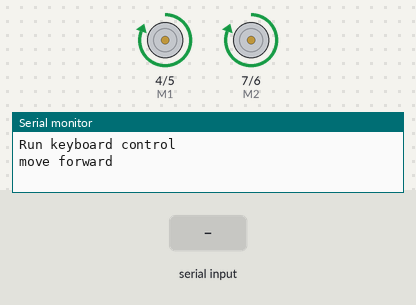
Simulated run of this sketch. Board: Arduino Uno, built with avr-gcc and run on an emulated ATmega328P. Parts: direction and speed pins drawn as motors (green arrow = direction pin HIGH = forward, orange = LOW = backward, longer = more drive), the last lines printed to the serial monitor. The inputs (shaded band) are chosen by the test bench.

Above: at 1.2 s.
1.3 s: "s" received over Serial
At 2.1 s:
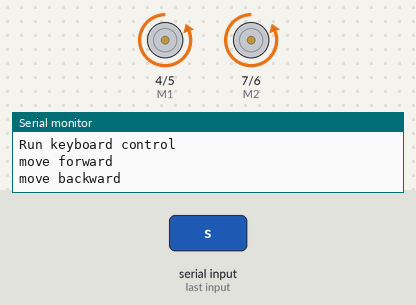
2.8 s: "a" received over Serial
At 3.3 s:
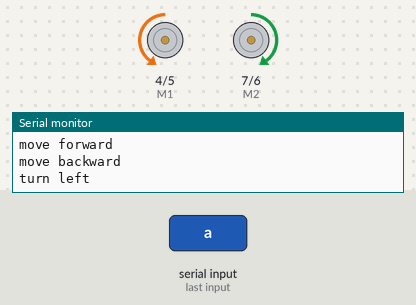
4.3 s: "d" received over Serial
At 5.5 s:
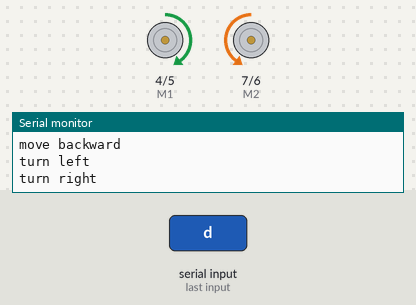
5.8 s: "x" received over Serial
At 6.8 s:
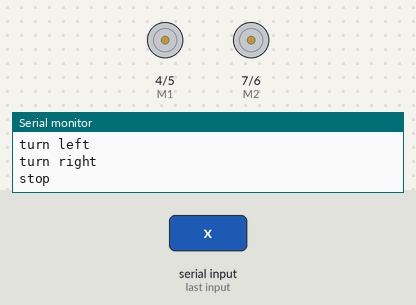
7.3 s: "w" received over Serial
At 7.9 s:
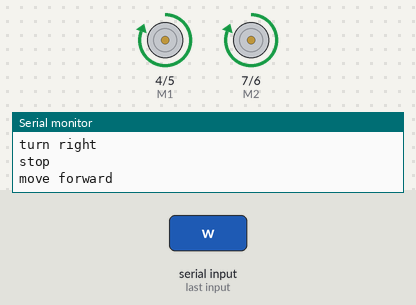
8.8 s: "s" received over Serial
At 10.2 s:
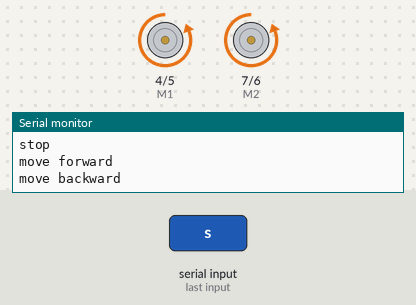
Timing chart, 0 to 11.3 s (numbered marks = the images above; inputs shaded):
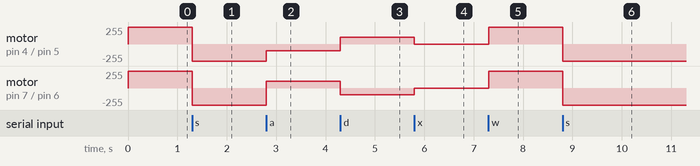

The sketch:

dfrobot4wd.ino
```cpp
//Standard PWM DC control
int E1 = 5;     //M1 Speed Control
int E2 = 6;     //M2 Speed Control
int M1 = 4;    //M1 Direction Control
int M2 = 7;    //M1 Direction Control

///For previous Romeo, please use these pins.
//int E1 = 6;     //M1 Speed Control
//int E2 = 9;     //M2 Speed Control
//int M1 = 7;    //M1 Direction Control
//int M2 = 8;    //M1 Direction Control

boolean starting = true;

void stop(void)                    //Stop
{
  Serial.println("stop");
  digitalWrite(E1,LOW);
  digitalWrite(E2,LOW);
}
void advance(char a,char b)          //Move forward
{
  Serial.println("move forward");
  analogWrite (E1,a);      //PWM Speed Control
  digitalWrite(M1,HIGH);
  analogWrite (E2,b);
  digitalWrite(M2,HIGH);
}
void back_off (char a,char b)          //Move backward
{
  Serial.println("move backward");
  analogWrite (E1,a);
  digitalWrite(M1,LOW);
  analogWrite (E2,b);
  digitalWrite(M2,LOW);
}
void turn_L (char a,char b)             //Turn Left
{
  Serial.println("turn left");
  analogWrite (E1,a);
  digitalWrite(M1,LOW);
  analogWrite (E2,b);
  digitalWrite(M2,HIGH);
}
void turn_R (char a,char b)             //Turn Right
{
  Serial.println("turn right");
  analogWrite (E1,a);
  digitalWrite(M1,HIGH);
  analogWrite (E2,b);
  digitalWrite(M2,LOW);
}
void setup(void)
{
  int i;
  for(i=4;i<=7;i++)
    pinMode(i, OUTPUT);
  Serial.begin(19200);      //Set Baud Rate
  Serial.println("Run keyboard control");
}
void loop(void)
{
  if (starting) {
            advance (255,255);   //move forward in max speed
            starting = false;
  } else {


  if(Serial.available()){
    char val = Serial.read();
    if(val != -1)
    {
      switch(val)
      {
      case 'w'://Move Forward
        advance (255,255);   //move forward in max speed
        break;
      case 's'://Move Backward
        back_off (255,255);   //move back in max speed
        break;
      case 'a'://Turn Left
        turn_L (100,100);
        break;
      case 'd'://Turn Right
        turn_R (100,100);
        break;
      case 'z':
        Serial.println("Hello");
        break;
      case 'x':
        stop();
        break;
      }
    }
    else stop();
  }


   }
}
```

Measured:
- after the input at 1.3 s, motor on pin 4 (M1) / pin 5 (E1), motor on pin 7 (M2) / pin 6 (E2): forward 255/255 → backward 255/255 at once
- after the input at 2.8 s, motor on pin 4 (M1) / pin 5 (E1): backward 255/255 → backward 100/255 at once; motor on pin 7 (M2) / pin 6 (E2): backward 255/255 → forward 100/255 at once
- after the input at 4.3 s, motor on pin 4 (M1) / pin 5 (E1): backward 100/255 → forward 100/255 at once; motor on pin 7 (M2) / pin 6 (E2): forward 100/255 → backward 100/255 at once
- after the input at 5.8 s, motor on pin 4 (M1) / pin 5 (E1): forward 100/255 → stopped at once; motor on pin 7 (M2) / pin 6 (E2): backward 100/255 → stopped at once
- after the input at 7.3 s, motor on pin 4 (M1) / pin 5 (E1), motor on pin 7 (M2) / pin 6 (E2): stopped → forward 255/255 at once
- after the input at 8.8 s, motor on pin 4 (M1) / pin 5 (E1), motor on pin 7 (M2) / pin 6 (E2): forward 255/255 → backward 255/255 at once
